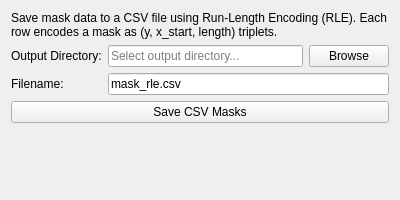
<?xml version="1.0" encoding="UTF-8"?>
<ui version="4.0">
 <class>CSVMaskSaver_Widget</class>
 <widget class="QWidget" name="CSVMaskSaver_Widget">
  <property name="geometry">
   <rect>
    <x>0</x>
    <y>0</y>
    <width>400</width>
    <height>200</height>
   </rect>
  </property>
  <property name="windowTitle">
   <string>CSV Mask Saver</string>
  </property>
  <layout class="QVBoxLayout" name="verticalLayout">
   <item>
    <widget class="QLabel" name="label_description">
     <property name="text">
      <string>Save mask data to a CSV file using Run-Length Encoding (RLE). Each row encodes a mask as (y, x_start, length) triplets.</string>
     </property>
     <property name="wordWrap">
      <bool>true</bool>
     </property>
    </widget>
   </item>
   <item>
    <layout class="QGridLayout" name="gridLayout">
     <item row="0" column="0">
      <widget class="QLabel" name="label_directory">
       <property name="text">
        <string>Output Directory:</string>
       </property>
      </widget>
     </item>
     <item row="0" column="1">
      <widget class="QLineEdit" name="directory_path_edit">
       <property name="placeholderText">
        <string>Select output directory...</string>
       </property>
      </widget>
     </item>
     <item row="0" column="2">
      <widget class="QPushButton" name="browse_directory_button">
       <property name="text">
        <string>Browse</string>
       </property>
      </widget>
     </item>
     <item row="1" column="0">
      <widget class="QLabel" name="label_filename">
       <property name="text">
        <string>Filename:</string>
       </property>
      </widget>
     </item>
     <item row="1" column="1" colspan="2">
      <widget class="QLineEdit" name="filename_edit">
       <property name="text">
        <string>mask_rle.csv</string>
       </property>
       <property name="placeholderText">
        <string>e.g. mask_rle.csv</string>
       </property>
      </widget>
     </item>
    </layout>
   </item>
   <item>
    <widget class="QPushButton" name="save_button">
     <property name="text">
      <string>Save CSV Masks</string>
     </property>
    </widget>
   </item>
   <item>
    <spacer name="verticalSpacer">
     <property name="orientation">
      <enum>Qt::Orientation::Vertical</enum>
     </property>
     <property name="sizeHint" stdset="0">
      <size>
       <width>20</width>
       <height>40</height>
      </size>
     </property>
    </spacer>
   </item>
  </layout>
 </widget>
 <resources/>
 <connections/>
</ui>
